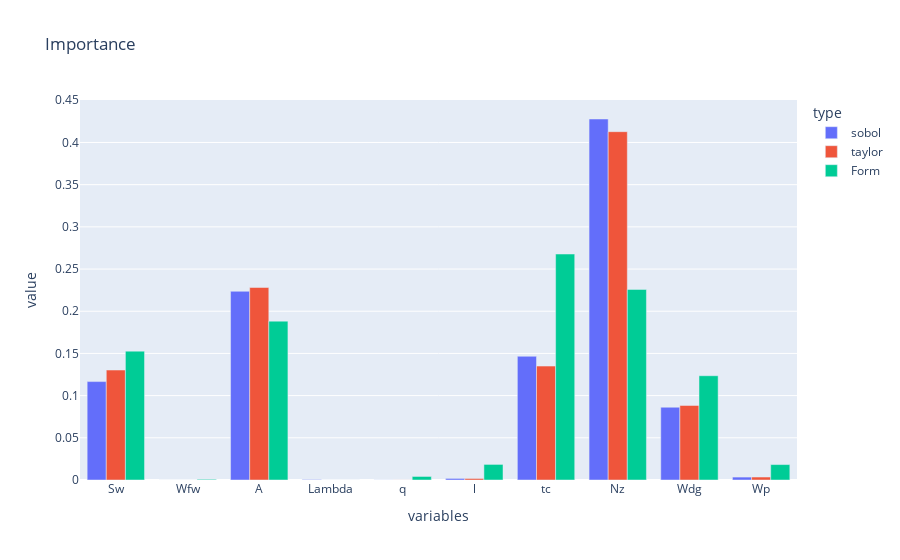

The cell this chart's notebook holds for it:
### Markdown cell above
> 24. Calculer les facteurs d’importance issus de l’approximation FORM. En appliquant le même critère de sélection que précédemment, quelles sont les variables influentes?

### Code cell
# Importance Threshold
threshold = 0.005

# Run the FORM analysis
algo_form = ot.FORM(ot.Cobyla(), E, distribution_entrees.getMean())
algo_form.run()
result_form = algo_form.getResult()

# Compute the gradient at the design point
design_point_standard_space = result_form.getStandardSpaceDesignPoint()

# We should first transform the design point back to the physical space before evaluating the model
design_point_physical_space = distribution_entrees.getInverseIsoProbabilisticTransformation()(design_point_standard_space)

finite_difference_gradient_model = CenteredFiniteDifferenceGradient(epsilon, symbolic_function.getEvaluation())
gradient = finite_difference_gradient_model.gradient(design_point_physical_space)

# Calculate the importance factors
marginal_standard_deviations = distribution_entrees.getStandardDeviation()
importance_factors_form = []
for i in range(distribution_entrees.getDimension()):
    factor = abs(gradient[i, 0]) * marginal_standard_deviations[i]
    importance_factors_form.append(factor)
importance_factors_form = ot.Point(importance_factors_form)
importance_factors_form /= sum(importance_factors_form)

# Apply the selection criterion (importance factor > 0.5%)
important_variables = []
for i, factor in enumerate(importance_factors_form):
    if factor >= threshold:
        important_variables.append(i)

print("Important variables :", nom_sources[important_variables])

plt.title("Comparaison")
plt.bar(nom_sources, total_sobol_indices, label="Total Sobol indices", alpha=0.5)
plt.bar(nom_sources, importance_factors, label="Importance Factors", alpha=0.8)
plt.bar(nom_sources, importance_factors_form, label="Importance Variables FORM", alpha=1)
plt.legend()

df3 = pd.DataFrame({})
df3["value"]=(np.array(importance_factors_form))
df3["variables"]=(nom_sources_list)
df3["type"]=(["Form" for _ in range(len(nom_sources_list))])

df = df.append(df3)
fig = px.bar(df,x="variables", y="value",color="type", title='Importance',barmode='group')

fig.show()

### Figure 1 — Plotly figure (JSON) as saved in the notebook; plotly's stock layout.template omitted (floating-point values rounded to 4 significant figures)
{"data": [{"alignmentgroup": "True", "hovertemplate": "type=sobol<br>variables=%{x}<br>value=%{y}<extra></extra>", "legendgroup": "sobol", "marker": {"color": "#636efa", "pattern": {"shape": ""}}, "name": "sobol", "offsetgroup": "sobol", "orientation": "v", "showlegend": true, "textposition": "auto", "type": "bar", "x": ["Sw", "Wfw", "A", "Lambda", "q", "l", "tc", "Nz", "Wdg", "Wp"], "xaxis": "x", "y": [0.1166, 3.593e-06, 0.2236, 0.0005608, 9.958e-05, 0.001872, 0.1466, 0.4278, 0.08625, 0.003464], "yaxis": "y"}, {"alignmentgroup": "True", "hovertemplate": "type=taylor<br>variables=%{x}<br>value=%{y}<extra></extra>", "legendgroup": "taylor", "marker": {"color": "#EF553B", "pattern": {"shape": ""}}, "name": "taylor", "offsetgroup": "taylor", "orientation": "v", "showlegend": true, "textposition": "auto", "type": "bar", "x": ["Sw", "Wfw", "A", "Lambda", "q", "l", "tc", "Nz", "Wdg", "Wp"], "xaxis": "x", "y": [0.1303, 2.94e-06, 0.2282, 0, 8.251e-05, 0.001803, 0.135, 0.4128, 0.08833, 0.003516], "yaxis": "y"}, {"alignmentgroup": "True", "hovertemplate": "type=Form<br>variables=%{x}<br>value=%{y}<extra></extra>", "legendgroup": "Form", "marker": {"color": "#00cc96", "pattern": {"shape": ""}}, "name": "Form", "offsetgroup": "Form", "orientation": "v", "showlegend": true, "textposition": "auto", "type": "bar", "x": ["Sw", "Wfw", "A", "Lambda", "q", "l", "tc", "Nz", "Wdg", "Wp"], "xaxis": "x", "y": [0.1527, 0.0008183, 0.1883, 2.985e-06, 0.004197, 0.01848, 0.2678, 0.2259, 0.1236, 0.01828], "yaxis": "y"}], "layout": {"barmode": "group", "legend": {"title": {"text": "type"}, "tracegroupgap": 0}, "title": {"text": "Importance"}, "xaxis": {"anchor": "y", "domain": [0, 1], "title": {"text": "variables"}}, "yaxis": {"anchor": "x", "domain": [0, 1], "title": {"text": "value"}}}}
